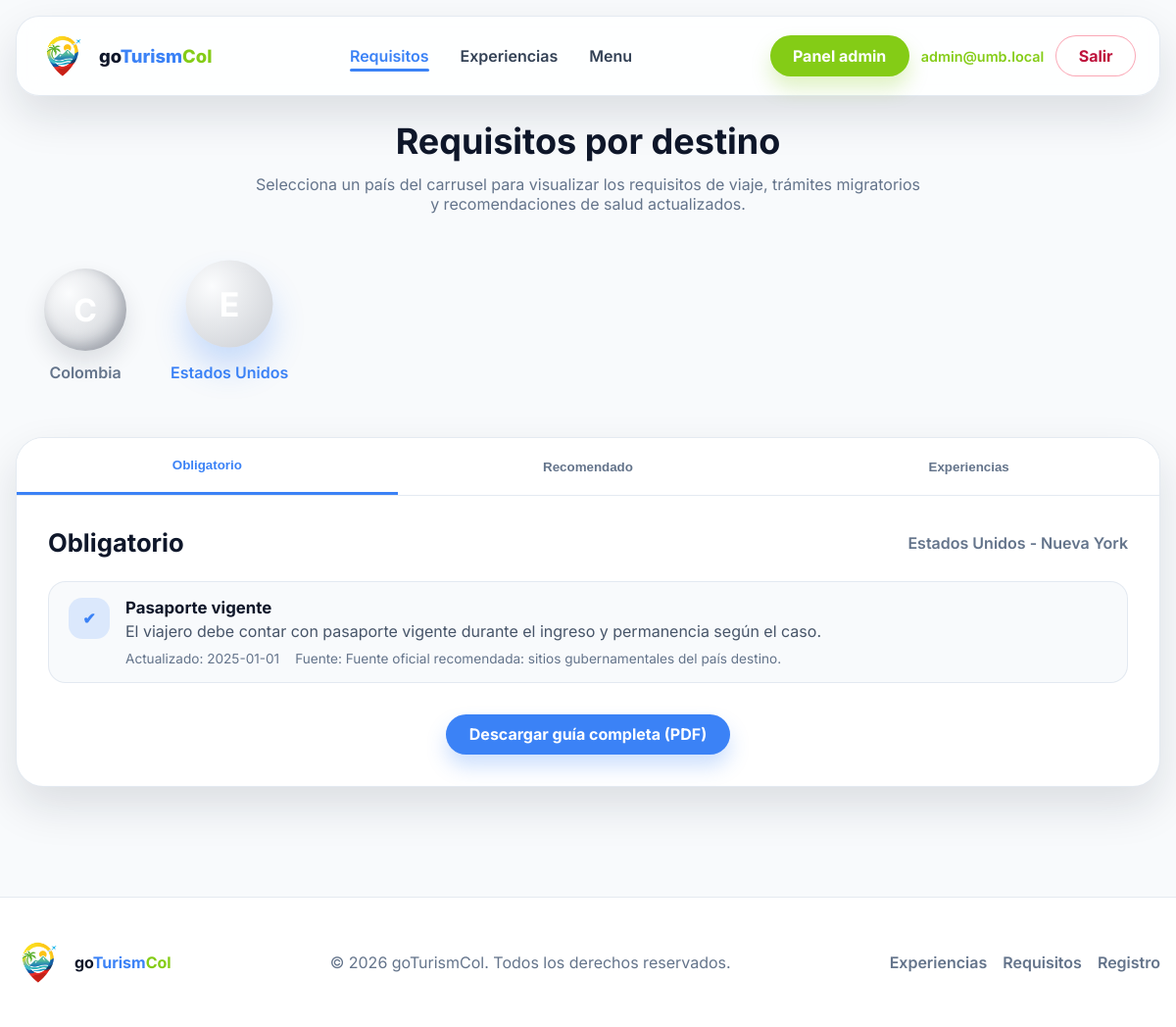
/public/requisitos.php?destino=2 (signed in), run on the app's committed database.
### tables this page shows
CREATE TABLE IF NOT EXISTS destino (
  id_destino INT AUTO_INCREMENT PRIMARY KEY,
  pais VARCHAR(120) NOT NULL,
  ciudad VARCHAR(120) NULL,
  descripcion_general TEXT NULL,
  bandera_path VARCHAR(255) NULL,
  estado ENUM('activo','inactivo') NOT NULL DEFAULT 'activo'
);

CREATE TABLE IF NOT EXISTS requisito_viaje (
  id_requisito INT AUTO_INCREMENT PRIMARY KEY,
  id_destino INT NOT NULL,
  titulo_requisito VARCHAR(180) NOT NULL,
  descripcion_requisito TEXT NOT NULL,
  tipo_requisito VARCHAR(80) NOT NULL,
  fuente_oficial TEXT NULL,
  fecha_ultima_actualizacion DATE NOT NULL,
  creado_por INT NOT NULL,
  estado ENUM('vigente','no_vigente') NOT NULL DEFAULT 'vigente',
  CONSTRAINT fk_req_destino FOREIGN KEY (id_destino) REFERENCES destino(id_destino) ON DELETE CASCADE,
  CONSTRAINT fk_req_creador FOREIGN KEY (creado_por) REFERENCES usuario(id_usuario) ON DELETE RESTRICT
);

### app/core/helpers.php (called while the page is built, shortened)
<?php
function e(string $s) : string { return htmlspecialchars($s, ENT_QUOTES, 'UTF-8'); }
function config(string $key, $default=null) {
  static $cfg = null;
  if (!$cfg) $cfg = require __DIR__ . '/config.php';
  $parts = explode('.', $key);
  $val = $cfg;
  foreach ($parts as $p) {
    $val = $val[$p];
  }
  return $val;
}
function base_url(string $path='') : string {
  $base = rtrim(config('app.base_url', ''), '/');
  $path = ltrim($path, '/');
  return $path ? $base . '/' . $path : $base;
}
function asset_url(string $path='') : string {
  $trimmed = ltrim($path, '/');
  $public_root = realpath(__DIR__ . '/../../public');
  $full_path = $public_root ? $public_root . '/' . $trimmed : null;
  $version = ($full_path && is_file($full_path)) ? filemtime($full_path) : null;
  $url = base_url($trimmed);
  if ($version) {
    $url .= (strpos($url, '?') === false ? '?v=' : '&v=') . $version;
  }
  return $url;
}

### app/core/config.php (called while the page is built)
<?php
return [
  'db' => [
    'host' => '127.0.0.1',
    'name' => 'umb_viajes',
    'user' => 'root',
    'pass' => '',
    'charset' => 'utf8mb4',
  ],
  'app' => [
    'base_url' => 'http://localhost/goTurismcol/public',
    'app_name' => 'goTurismCol',
  ],
  'security' => [
    'session_name' => 'UMB_VIAJES_SESS',
  ]
];

### public/requisitos.php (the view, shortened to what this page needs)
<?php
require_once __DIR__ . '/../app/core/helpers.php';
$pdo = db();
$destinos = $pdo->query("SELECT id_destino, pais, ciudad, bandera_path FROM destino WHERE estado='activo' ORDER BY pais, ciudad")->fetchAll();
$destino_id = isset($_GET['destino']) ? (int)$_GET['destino'] : 0;
$destino = null;
$requisitos = [];
if ($destino_id) {
  $stmt = $pdo->prepare("SELECT * FROM destino WHERE id_destino=? AND estado='activo'");
  $stmt->execute([$destino_id]);
  $destino = $stmt->fetch();
  if ($destino) {
    $stmt = $pdo->prepare("
      SELECT titulo_requisito, descripcion_requisito, tipo_requisito, fuente_oficial, fecha_ultima_actualizacion
      FROM requisito_viaje
      WHERE id_destino=? AND estado='vigente'
      ORDER BY tipo_requisito, titulo_requisito
    ");
    $stmt->execute([$destino_id]);
    $requisitos = $stmt->fetchAll();
  }
}
function map_requisito_tipo(string $tipo): string {
  $key = strtolower(trim($tipo));
  $aliases = [
    'obligatorio' => 'obligatorio',
    'obligatoria' => 'obligatorio',
    'recomendado' => 'recomendado',
    'recomendada' => 'recomendado',
    'informacion' => 'informacion',
    'información' => 'informacion',
    'info' => 'informacion',
    'general' => 'informacion',
    'informacion general' => 'informacion',
    'informacion gral' => 'informacion',
    'migratorio' => 'obligatorio',
    'documental' => 'obligatorio',
    'sanitario' => 'obligatorio',
  ];
  return $aliases[$key] ?? 'informacion';
}
function tipo_label(string $tipo): string {
  $map = [
    'obligatorio' => 'Obligatorio',
    'recomendado' => 'Recomendado',
    'informacion' => 'Información gral.',
  ];
  return $map[$tipo] ?? 'Información gral.';
}
$grouped = [
  'obligatorio' => [],
  'recomendado' => [],
];
foreach ($requisitos as $r) {
  $bucket = map_requisito_tipo($r['tipo_requisito']);
  $grouped[$bucket][] = $r;
}
?>
<!doctype html>
<html lang="es">
<head>
  <link href="<?= e(asset_url('assets/css/app.css')) ?>" rel="stylesheet">
</head>
<body>
<?php include __DIR__ . '/../app/views/partials/nav.php'; ?>
<main class="requirements-page">
  <section class="requirements-hero">
    <h1>Requisitos por destino</h1>
    <p>Selecciona un país del carrusel para visualizar los requisitos de viaje, trámites migratorios y recomendaciones de salud actualizados.</p>
  </section>
  <section class="flag-carousel">
    <?php if (!$destinos): ?>
      <p class="helper-text">No hay destinos activos para mostrar.</p>
    <?php else: ?>
      <div class="flag-track">
        <?php foreach ($destinos as $d): ?>
          <?php $is_active = $destino_id === (int)$d['id_destino']; ?>
          <a class="flag-item <?= $is_active ? 'is-active' : '' ?>" href="<?= e(base_url('requisitos.php?destino=' . (int)$d['id_destino'])) ?>">
            <span class="flag-sphere">
              <?php if (!empty($d['bandera_path'])): ?>
                <img src="<?= e(asset_url($d['bandera_path'])) ?>" alt="Bandera de <?= e($d['pais']) ?>">
              <?php else: ?>
                <span class="flag-fallback"><?= e(substr($d['pais'], 0, 1)) ?></span>
              <?php endif; ?>
            </span>
            <span class="flag-label"><?= e($d['pais']) ?></span>
          </a>
        <?php endforeach; ?>
      </div>
    <?php endif; ?>
  </section>
  <section class="requirements-card">
    <?php if (!$destino): ?>
      <p class="helper-text">Seleccione un destino para ver los requisitos disponibles.</p>
    <?php else: ?>
      <div class="requirements-tabs">
        <?php foreach (['obligatorio', 'recomendado', 'experiencias'] as $idx => $key): ?>
          <button class="tab-btn <?= $idx === 0 ? 'is-active' : '' ?>" data-tab="<?= e($key) ?>">
            <?= $key === 'experiencias' ? 'Experiencias' : e(tipo_label($key)) ?>
          </button>
        <?php endforeach; ?>
      </div>
      <div class="requirements-content">
        <?php foreach ($grouped as $key => $items): ?>
          <div class="tab-panel <?= $key === 'obligatorio' ? 'is-active' : '' ?>" data-panel="<?= e($key) ?>">
            <div class="panel-head">
              <h2><?= e(tipo_label($key)) ?></h2>
              <?php if ($destino): ?>
                <span><?= e($destino['pais'] . ($destino['ciudad'] ? ' - ' . $destino['ciudad'] : '')) ?></span>
              <?php endif; ?>
            </div>
            <?php if (!$items): ?>
              <p class="helper-text">No hay requisitos registrados para esta categoría.</p>
            <?php else: ?>
              <div class="requirements-list">
                <?php foreach ($items as $r): ?>
                  <article class="requirement-item">
                    <div class="requirement-icon">✔</div>
                    <div class="requirement-body">
                      <h3><?= e($r['titulo_requisito']) ?></h3>
                      <p><?= nl2br(e($r['descripcion_requisito'])) ?></p>
                      <div class="requirement-meta">
                        <span>Actualizado: <?= e($r['fecha_ultima_actualizacion']) ?></span>
                        <?php if (!empty($r['fuente_oficial'])): ?>
                          <span>Fuente: <?= e($r['fuente_oficial']) ?></span>
                        <?php endif; ?>
                      </div>
                    </div>
                  </article>
                <?php endforeach; ?>
              </div>
            <?php endif; ?>
          </div>
        <?php endforeach; ?>
      </div>
      <div class="requirements-footer">
        <a class="btn btn-primary" href="<?= e(base_url('requisitos_pdf.php?destino=' . (int)$destino_id)) ?>">Descargar guía completa (PDF)</a>
      </div>
    <?php endif; ?>
  </section>
</main>
<?php include __DIR__ . '/../app/views/partials/footer.php'; ?>
</body>
</html>

### public/assets/css/app.css (style rules this page uses)
:root { --primary: #3b82f6; --primary-dark: #2563eb; --secondary: #84cc16; --secondary-dark: #65a30d; --background: #f8fafc; --text: #0f172a; --muted: #64748b; --card: #ffffff; --radius: 24px; --shadow: 0 20px 45px rgba(15, 23, 42, 0.12); }
* { box-sizing: border-box; }
body { margin: 0; font-family: 'Inter', 'Segoe UI', sans-serif; color: var(--text); background: var(--background); }
a { text-decoration: none; color: inherit; }
.btn { display: inline-flex; align-items: center; justify-content: center; gap: 0.5rem; padding: 0.6rem 1.4rem; border-radius: 999px; font-weight: 700; border: 1px solid transparent; transition: transform 0.2s ease, box-shadow 0.2s ease, background 0.2s ease; }
.btn-primary { background: var(--primary); color: #ffffff; box-shadow: 0 12px 20px rgba(59, 130, 246, 0.25); }
.requirements-page { max-width: 1200px; margin: 0 auto; padding: 2.5rem 1rem 4rem; display: flex; flex-direction: column; gap: 2rem; }
.requirements-hero { text-align: center; }
.requirements-hero h1 { font-size: clamp(2.2rem, 3vw, 2.8rem); margin: 0 0 0.75rem; }
.requirements-hero p { margin: 0 auto; max-width: 680px; color: var(--muted); }
.flag-carousel { position: relative; }
.flag-track { display: flex; gap: 2rem; overflow-x: auto; padding: 1.5rem 1rem; scroll-behavior: smooth; }
.flag-item { display: flex; flex-direction: column; align-items: center; gap: 0.75rem; min-width: 110px; color: var(--muted); font-weight: 600; }
.flag-item.is-active { color: var(--primary); }
.flag-sphere { width: 84px; height: 84px; border-radius: 999px; overflow: hidden; display: grid; place-items: center; background: radial-gradient(circle at 30% 30%, rgba(255, 255, 255, 0.45), rgba(15, 23, 42, 0.2)); box-shadow: inset -6px -6px 14px rgba(15, 23, 42, 0.25), 0 12px 24px rgba(15, 23, 42, 0.12); transition: transform 0.3s ease, box-shadow 0.3s ease; }
.flag-item:hover .flag-sphere, .flag-item.is-active .flag-sphere { transform: translateY(-6px) scale(1.06); box-shadow: 0 20px 30px rgba(59, 130, 246, 0.25); }
.flag-fallback { font-size: 2rem; font-weight: 700; color: #ffffff; }
.requirements-card { background: var(--card); border-radius: 28px; border: 1px solid rgba(226, 232, 240, 0.9); box-shadow: var(--shadow); overflow: hidden; }
.requirements-tabs { display: grid; grid-template-columns: repeat(3, minmax(0, 1fr)); border-bottom: 1px solid rgba(226, 232, 240, 0.9); background: #ffffff; }
.tab-btn { padding: 1.25rem 1rem; font-weight: 700; border: none; background: transparent; color: var(--muted); cursor: pointer; }
.tab-btn.is-active { color: var(--primary); border-bottom: 3px solid var(--primary); }
.requirements-content { padding: 2rem; }
.tab-panel { display: none; }
.tab-panel.is-active { display: block; }
.panel-head { display: flex; align-items: center; justify-content: space-between; gap: 1rem; margin-bottom: 1.5rem; }
.panel-head h2 { margin: 0; font-size: 1.6rem; }
.panel-head span { color: var(--muted); font-weight: 600; }
.requirements-list { display: flex; flex-direction: column; gap: 1rem; }
.requirement-item { display: flex; gap: 1rem; padding: 1rem 1.25rem; border-radius: 18px; background: #f8fafc; border: 1px solid rgba(226, 232, 240, 0.9); }
.requirement-icon { width: 42px; height: 42px; border-radius: 14px; background: rgba(59, 130, 246, 0.15); color: var(--primary); display: grid; place-items: center; font-weight: 700; }
.requirement-body h3 { margin: 0 0 0.25rem; font-size: 1.05rem; }
.requirement-body p { margin: 0 0 0.6rem; color: #475569; }
.requirement-meta { display: flex; flex-wrap: wrap; gap: 1rem; font-size: 0.85rem; color: var(--muted); }
.requirements-footer { padding: 0 2rem 2rem; display: flex; justify-content: center; }

### data on the page
destino: pais "C", pais "Colombia"
destino: pais "E", pais "Estados Unidos", pais+ciudad "Estados Unidos - Nueva York"
requisito_viaje: titulo_requisito "Pasaporte vigente", descripcion_requisito "El viajero debe contar con pasaporte vigente durante el ingreso y permanencia según el caso.", fecha_ultima_actualizacion "2025-01-01", fuente_oficial "Fuente oficial recomendada: sitios gubernamentales del país destino."

### other printed values
$u['correo'] "admin@umb.local"
tipo_label($key) "Obligatorio"
tipo_label($key) "Recomendado"
config('app.app_name') "goTurismCol"
